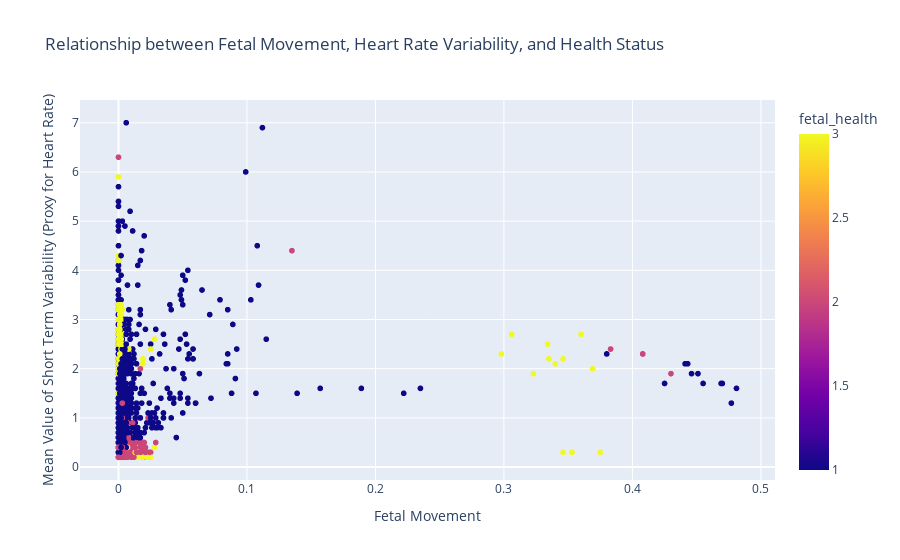

This figure's notebook cell:
### Code cell
import plotly.express as px

fig = px.scatter(df, x='fetal_movement', y='mean_value_of_short_term_variability', 
                 color='fetal_health', color_discrete_map={'Normal': 'green', 'Suspect': 'orange', 'Pathological':'red'},
                 size_max=100, title='Relationship between Fetal Movement, Heart Rate Variability, and Health Status')

fig.update_layout(xaxis_title='Fetal Movement', yaxis_title='Mean Value of Short Term Variability (Proxy for Heart Rate)')

fig.show()

### Figure 1 — Plotly figure (JSON) as saved in the notebook; plotly's stock layout.template omitted (floating-point values rounded to 4 significant figures; data arrays with more than 128 entries replaced by an {"elided": "..."} marker saying what was removed)
{"data": [{"hovertemplate": "fetal_movement=%{x}<br>mean_value_of_short_term_variability=%{y}<br>fetal_health=%{marker.color}<extra></extra>", "legendgroup": "", "marker": {"color": {"elided": "2113 int values"}, "coloraxis": "coloraxis", "symbol": "circle"}, "mode": "markers", "name": "", "showlegend": false, "type": "scattergl", "x": {"elided": "2113 float values"}, "xaxis": "x", "y": {"elided": "2113 float values"}, "yaxis": "y"}], "layout": {"coloraxis": {"colorbar": {"title": {"text": "fetal_health"}}, "colorscale": [[0, "#0d0887"], [0.1111, "#46039f"], [0.2222, "#7201a8"], [0.3333, "#9c179e"], [0.4444, "#bd3786"], [0.5556, "#d8576b"], [0.6667, "#ed7953"], [0.7778, "#fb9f3a"], [0.8889, "#fdca26"], [1, "#f0f921"]]}, "legend": {"tracegroupgap": 0}, "title": {"text": "Relationship between Fetal Movement, Heart Rate Variability, and Health Status"}, "xaxis": {"anchor": "y", "domain": [0, 1], "title": {"text": "Fetal Movement"}}, "yaxis": {"anchor": "x", "domain": [0, 1], "title": {"text": "Mean Value of Short Term Variability (Proxy for Heart Rate)"}}}}
